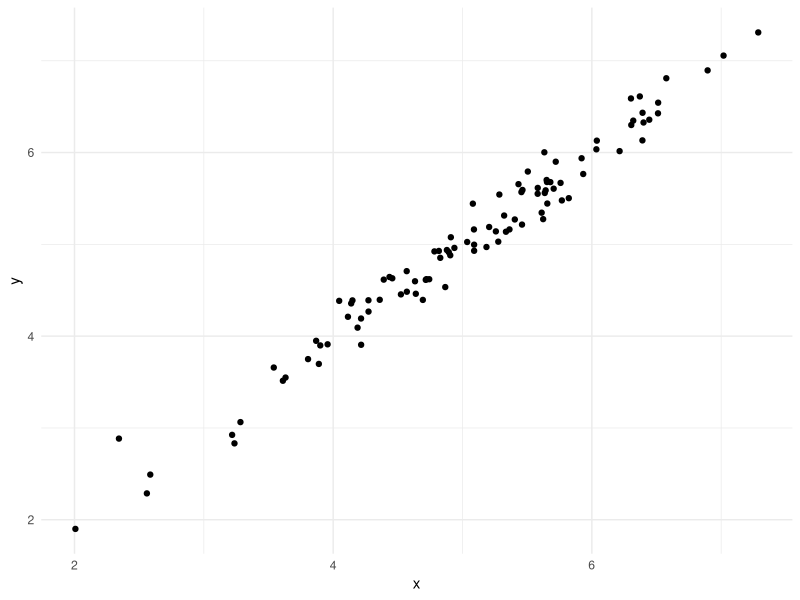
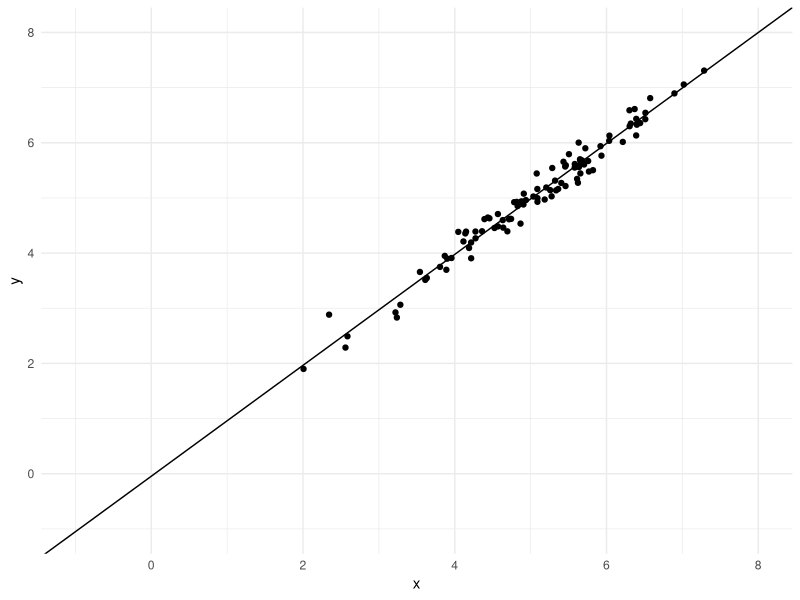
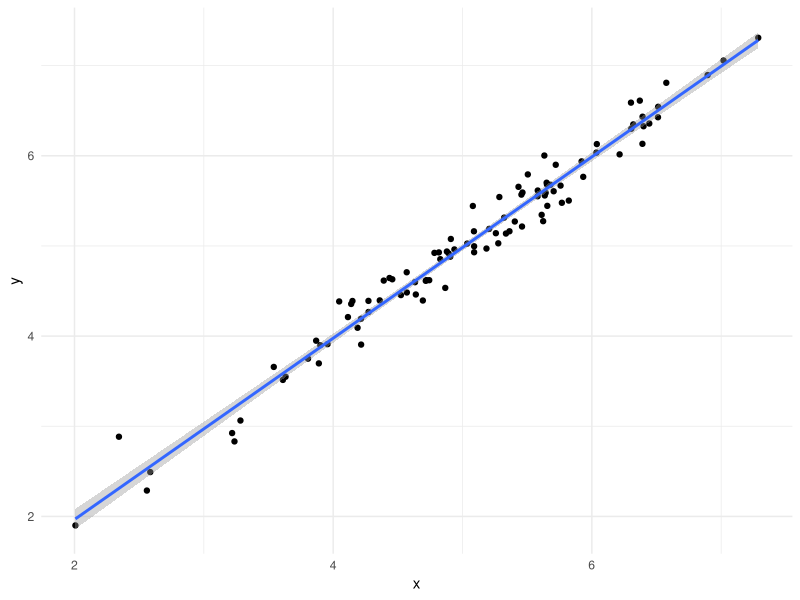
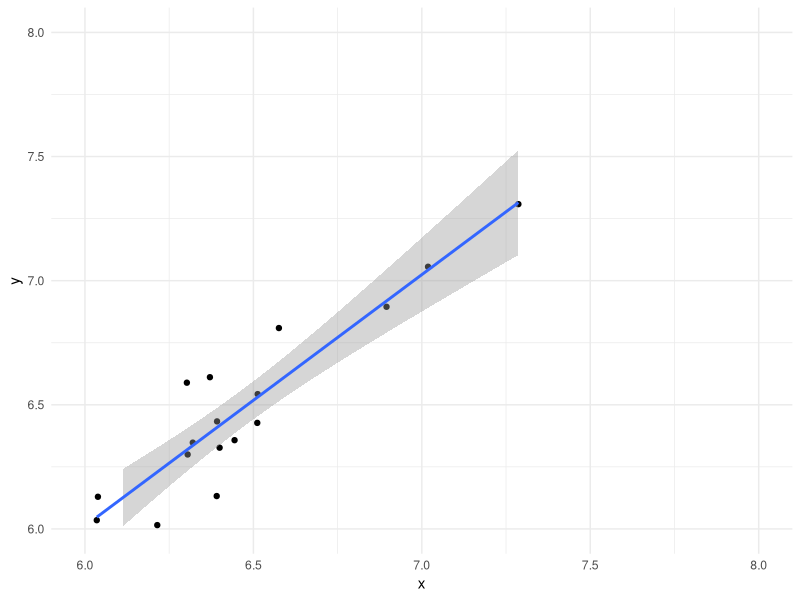
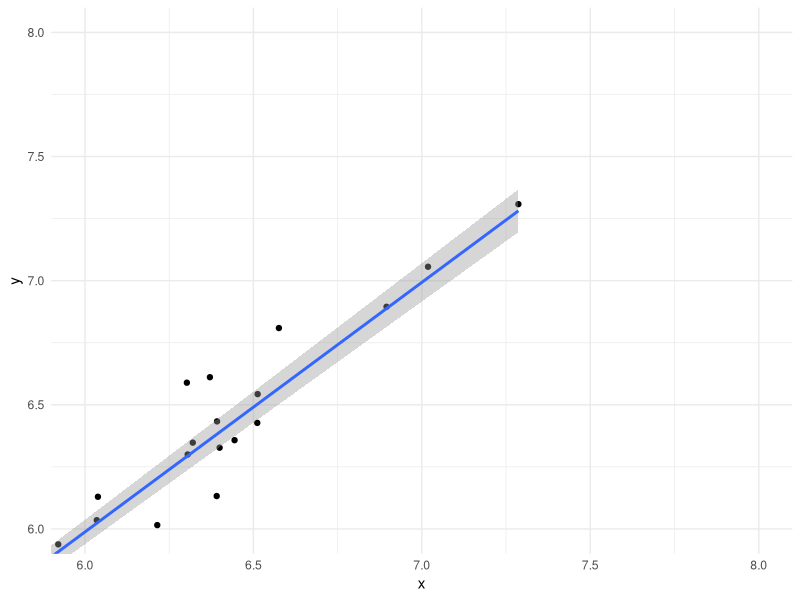
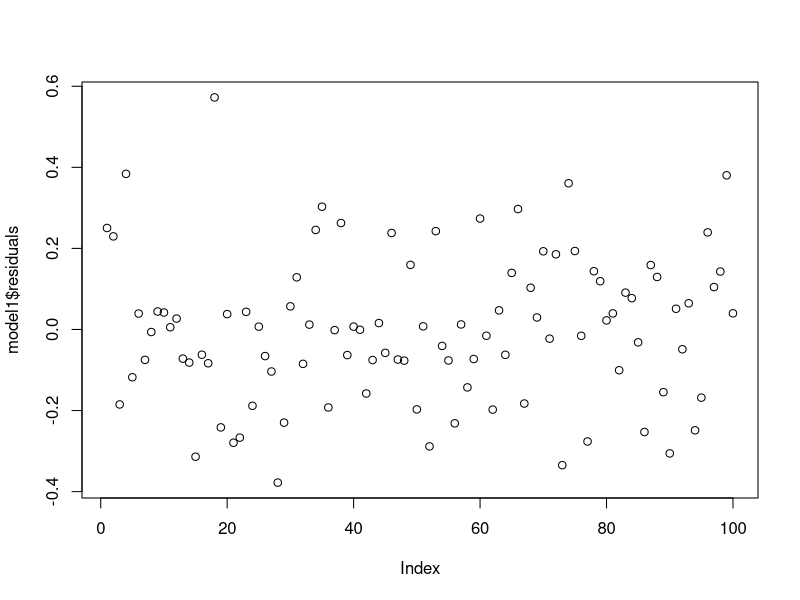
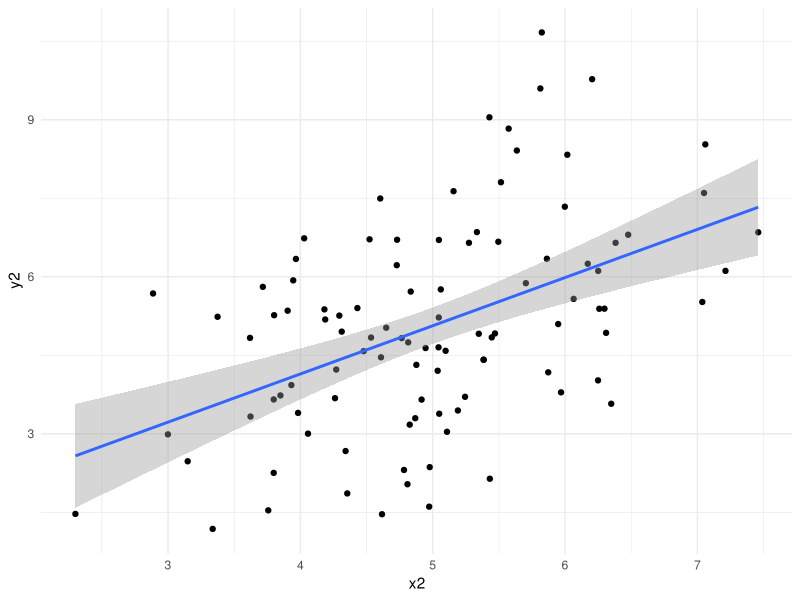
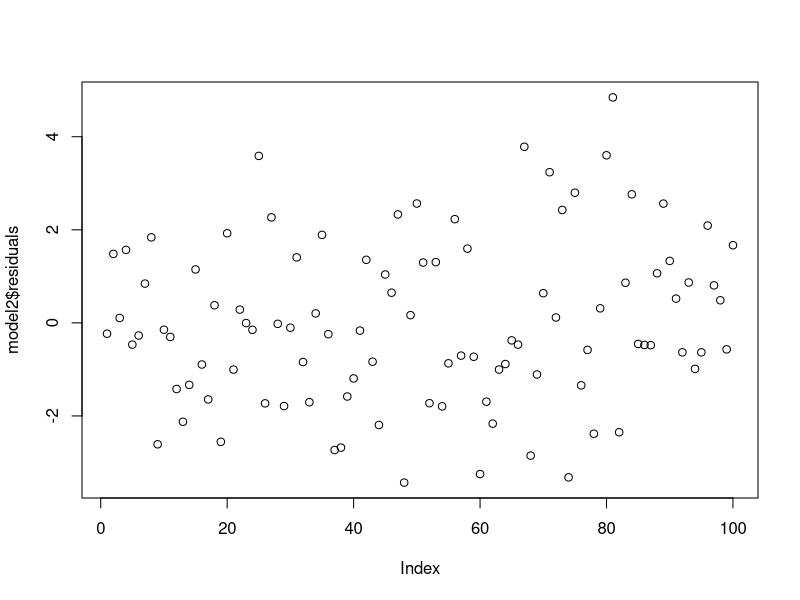

R code for these plots, in order:
## ---- chunk 1
knitr::opts_chunk$set(echo = TRUE)
## ---- chunk 2
library(tidyverse)
theme_set(theme_minimal())
set.seed(42)
## ---- chunk 3
x <- rnorm(n=100,mean= 5, sd=1)
error <- rnorm(n=100, mean=0, sd=.2)
y <- x + error

data_fit <- tibble(y=y, x=x)

p1 <- ggplot(data=data_fit) + aes(x=x, y=y) +
  geom_point()
p1
## ---- chunk 4

meanX <- mean(data_fit$x)
meanX
meanY <- mean(data_fit$y)
meanY

data_fit <- data_fit %>% 
  mutate(minusMeanX = x-meanX,
         minusMeanY = y-meanY,
         productminusmeans = minusMeanX*minusMeanY,
         minusMeanXsqrd = (x-meanX)^2)
head(data_fit)

m <- sum(data_fit$productminusmeans)/sum(data_fit$minusMeanXsqrd)
m

# Rewrite above equation as b = y - mx
b <- meanY - m*meanX
b

## ---- chunk 5
p1 + geom_abline(slope = m, intercept = b) +
  coord_cartesian(xlim = c(-1,8), ylim = c(-1,8))
## ---- chunk 6
p1 + geom_smooth(method="lm", formula = "y ~ x", se=T)
## ---- chunk 7
#Example of bad practice
p1 + geom_smooth(method="lm", formula = "y ~ x", se=T) +
  xlim(c(6,8)) + 
  ylim(c(6,8))

#Better practice
p1 + geom_smooth(method="lm", formula = "y ~ x", se=T) +
  coord_cartesian(xlim=c(6,8), ylim=c(6,8))
## ---- chunk 8
model1 <- lm(y ~ x, data=data_fit)
summary(model1)
## ---- chunk 9
plot(model1$residuals)
## ---- chunk 10
x2 <- rnorm(n=100,mean= 5, sd=1)
error2 <- rnorm(n=100, mean=0, sd=2)
y2 <- x2 + error2

data_fit2 <- tibble(y2=y2, x2=x2)

ggplot(data=data_fit2) + aes(x=x2, y=y2) +
  geom_point() +
  geom_smooth(method="lm", formula = "y ~ x", se = T)
## ---- chunk 11
model2 <- lm(y2 ~ x2, data=data_fit2)
summary(model2)
## ---- chunk 12
plot(model2$residuals)
## ---- chunk 13
sum(model1$residuals)
sum(model2$residuals)
## ---- chunk 14
mean((model1$residuals)^2)
mean((model2$residuals)^2)
## ---- chunk 15
x3 <- rnorm(100, mean=10, sd = 1)
y3 <- rnorm(100, mean=20, sd = 1)

data_fit3 <- tibble(y3=y3, x3=x3)

ggplot(data=data_fit3) + aes(x=x3, y=y3) +
  geom_point() +
  geom_smooth(method="lm", formula = "y ~ x", se = T)
## ---- chunk 16
model3 <- lm(y3 ~ x3, data=data_fit3)
summary(model3)
## ---- chunk 17
outlier <- c(26,15)
data_fit4 <- rbind(data_fit3, outlier)
tail(data_fit4)
## ---- chunk 18
ggplot(data=data_fit4) + aes(x=x3, y=y3) +
  geom_point() +
  geom_smooth(method="lm", formula = "y ~ x", se = T)
## ---- chunk 19
model4 <- lm(y3 ~ x3, data=data_fit4)
summary(model4)
## ---- chunk 20
plot(model4$residuals)
## ---- chunk 21
ggplot(data=data_fit2) + aes(x=x2, y=y2) +
  geom_point() +
  geom_smooth(method="lm", formula = "y ~ x", se = T) +
  geom_abline(slope = model2$coefficients[2], intercept = 2)
## ---- chunk 22
data_fit2 <- data_fit2 %>% 
  mutate(pred_newintercept_y = model2$coefficients[2]*x2 + 2, 
         pred_y = model2$coefficients[2]*x2 + model2$coefficients[1], 
         resid_bestfit = y2 - pred_y, 
         resid_newintercept = y2 - pred_newintercept_y,
         Index = row_number())

#Another way to plot the residuals of "model2"
ggplot(data=data_fit2) + aes(x=Index, y=resid_bestfit) +
  geom_point() +
  geom_hline(yintercept = 0)

#Residuals using new intercept
ggplot(data=data_fit2) + aes(x=Index, y=resid_newintercept) +
  geom_point() +
  geom_hline(yintercept = 0)

## ---- chunk 23
x <- runif(n=1000, min=-20, max=40)
error <- rnorm(1000, mean=0, sd=100)
y <- (x^2) + error

data_nonlinear <- tibble(y=y, x=x)

ggplot(data_nonlinear, aes(x = x, y = y)) +
  geom_point() +
  geom_smooth(method="lm", formula = "y ~ x", se = T)


## ---- chunk 24
model5 <- lm(y ~ x, data=data_nonlinear)
summary(model5)
plot(model5$residuals)
## ---- chunk 25
plot(model5$fitted.values, model5$residuals)
## ---- chunk 26
plot(model2$fitted.values, model2$residuals)
